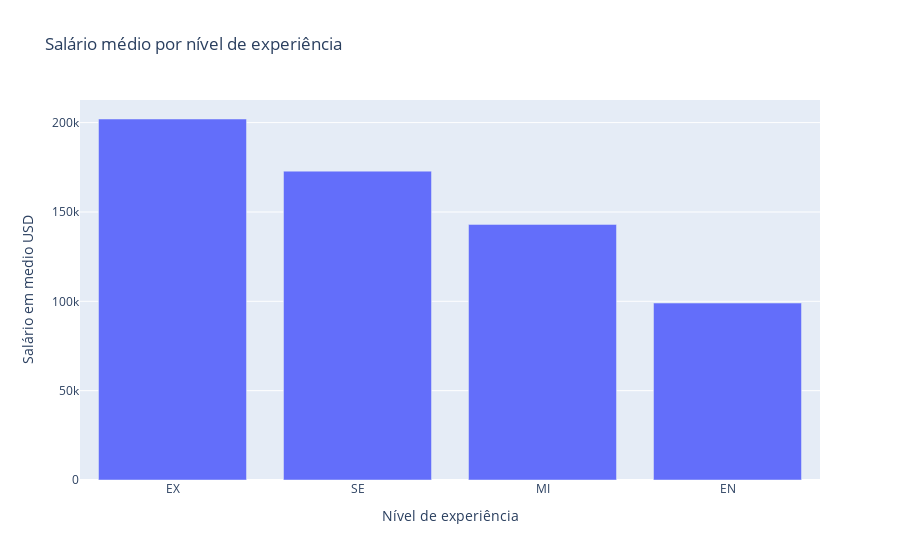

The code cell stored with this chart in its notebook:
### Code cell
senioridade_media_salario = df_limpo.groupby("experience_level")["salary_in_usd"].mean().sort_values(ascending=False).reset_index()
fig = px.bar(senioridade_media_salario, x="experience_level", y="salary_in_usd", title="Salário médio por nível de experiência", labels={"experience_level": "Nível de experiência ", "salary_in_usd": "Salário em medio USD "})
fig.show()

### Figure 1 — Plotly figure (JSON) as saved in the notebook; plotly's stock layout.template omitted (floating-point values rounded to 4 significant figures)
{"data": [{"hovertemplate": "Nível de experiência =%{x}<br>Salário em medio USD =%{y}<extra></extra>", "legendgroup": "", "marker": {"color": "#636efa", "pattern": {"shape": ""}}, "name": "", "orientation": "v", "showlegend": false, "textposition": "auto", "type": "bar", "x": ["EX", "SE", "MI", "EN"], "xaxis": "x", "y": [202000.0, 172900.0, 143000.0, 99030.0], "yaxis": "y"}], "layout": {"barmode": "relative", "legend": {"tracegroupgap": 0}, "title": {"text": "Salário médio por nível de experiência"}, "xaxis": {"anchor": "y", "domain": [0, 1], "title": {"text": "Nível de experiência "}}, "yaxis": {"anchor": "x", "domain": [0, 1], "title": {"text": "Salário em medio USD "}}}}
